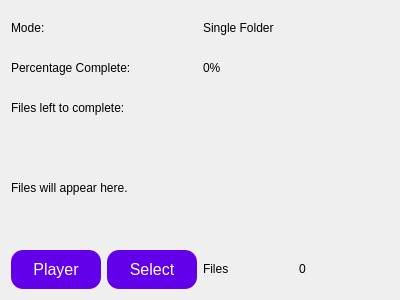
<?xml version="1.0" encoding="UTF-8"?>
<ui version="4.0">
 <class>Filex</class>
 <widget class="QWidget" name="Filex">
  <property name="geometry">
   <rect>
    <x>0</x>
    <y>0</y>
    <width>400</width>
    <height>300</height>
   </rect>
  </property>
  <property name="windowTitle">
   <string>Form</string>
  </property>
  <layout class="QGridLayout" name="gridLayout">
   <item row="0" column="0">
    <layout class="QVBoxLayout" name="verticalLayout_3">
     <item>
      <layout class="QVBoxLayout" name="verticalLayout_2">
       <item>
        <layout class="QVBoxLayout" name="verticalLayout">
         <item>
          <layout class="QHBoxLayout" name="horizontalLayout">
           <item>
            <widget class="QLabel" name="label_2">
             <property name="text">
              <string>Mode:</string>
             </property>
            </widget>
           </item>
           <item>
            <widget class="QLabel" name="label_3">
             <property name="text">
              <string>Single Folder </string>
             </property>
            </widget>
           </item>
          </layout>
         </item>
         <item>
          <layout class="QHBoxLayout" name="horizontalLayout_2">
           <item>
            <widget class="QLabel" name="label_4">
             <property name="text">
              <string>Percentage Complete:</string>
             </property>
            </widget>
           </item>
           <item>
            <widget class="QLabel" name="label_5">
             <property name="text">
              <string>0%</string>
             </property>
            </widget>
           </item>
          </layout>
         </item>
         <item>
          <widget class="QLabel" name="label_7">
           <property name="text">
            <string>Files left to complete:</string>
           </property>
          </widget>
         </item>
        </layout>
       </item>
      </layout>
     </item>
     <item>
      <widget class="QLabel" name="label_6">
       <property name="minimumSize">
        <size>
         <width>0</width>
         <height>100</height>
        </size>
       </property>
       <property name="text">
        <string>Files will appear here. </string>
       </property>
      </widget>
     </item>
     <item>
      <layout class="QHBoxLayout" name="horizontalLayout_5">
       <item>
        <layout class="QHBoxLayout" name="horizontalLayout_4">
         <item>
          <widget class="QPushButton" name="pushButton">
           <property name="styleSheet">
            <string>
             QPushButton {
               background-color: #6200EA; /* Vibrant Purple */
               color: white;
               font-size: 16px;
               border-radius: 12px; /* Increased roundness */
               padding: 10px;
               border: none; /* Remove the border */
             }
             QPushButton:hover {
               background-color: #3700B3; /* Darker purple when hovered */
               transform: translateY(-2px); /* Slight lift effect */
             }
             QPushButton:pressed {
               background-color: #230036; /* Darker on press */
             }
            </string>
           </property>
           <property name="text">
            <string>Player</string>
           </property>
          </widget>
         </item>
         <item>
          <widget class="QPushButton" name="pushButton_2">
           <property name="styleSheet">
            <string>
             QPushButton {
               background-color: #6200EA; /* Vibrant Purple */
               color: white;
               font-size: 16px;
               border-radius: 12px; /* Increased roundness */
               padding: 10px;
               border: none; /* Remove the border */
             }
             QPushButton:hover {
               background-color: #3700B3; /* Darker purple when hovered */
               transform: translateY(-2px); /* Slight lift effect */
             }
             QPushButton:pressed {
               background-color: #230036; /* Darker on press */
             }
            </string>
           </property>
           <property name="text">
            <string>Select</string>
           </property>
          </widget>
         </item>
        </layout>
       </item>
       <item>
        <layout class="QHBoxLayout" name="horizontalLayout_3">
         <item>
          <widget class="QLabel" name="label_8">
           <property name="sizePolicy">
            <sizepolicy hsizetype="Minimum" vsizetype="Maximum">
             <horstretch>0</horstretch>
             <verstretch>0</verstretch>
            </sizepolicy>
           </property>
           <property name="text">
            <string>Files</string>
           </property>
          </widget>
         </item>
         <item>
          <widget class="QLabel" name="label">
           <property name="sizePolicy">
            <sizepolicy hsizetype="Preferred" vsizetype="Maximum">
             <horstretch>0</horstretch>
             <verstretch>0</verstretch>
            </sizepolicy>
           </property>
           <property name="text">
            <string>0</string>
           </property>
          </widget>
         </item>
        </layout>
       </item>
      </layout>
     </item>
    </layout>
   </item>
  </layout>
 </widget>
 <resources/>
 <connections/>
</ui>
